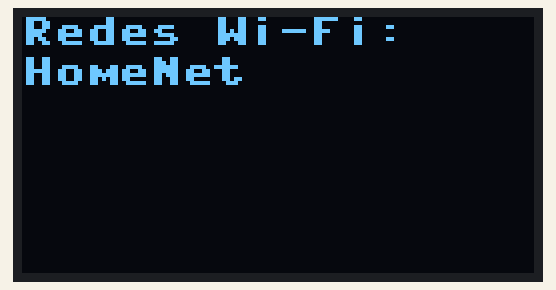
Recording of a program running on a simulated Raspberry Pi Pico running MicroPython. Parts: 128×64 one-colour display. A WiFi scan finds one network, HomeNet.

Above: at 3.1 s.

The program:

RedesWifi.py
```python
import machine
import ssd1306
import network
import time

# Configuración de la pantalla SSD1306
i2c = machine.I2C(0, sda=machine.Pin(8), scl=machine.Pin(9), freq=400000)
oled = ssd1306.SSD1306_I2C(128, 64, i2c)

# Configuración de Wi-Fi
wifi = network.WLAN(network.STA_IF)
wifi.active(True)

# Función para mostrar las redes Wi-Fi en la pantalla
def mostrar_redes():
    redes = wifi.scan()
    for i, red in enumerate(redes):
        oled.fill(0)
        oled.text("Redes Wi-Fi:", 0, 0)
        ssid = red[0].decode("utf-8")
        oled.text(ssid, 0, 10)
        time.sleep(1)
        oled.show()

# Bucle principal
while True:
    mostrar_redes()
```
